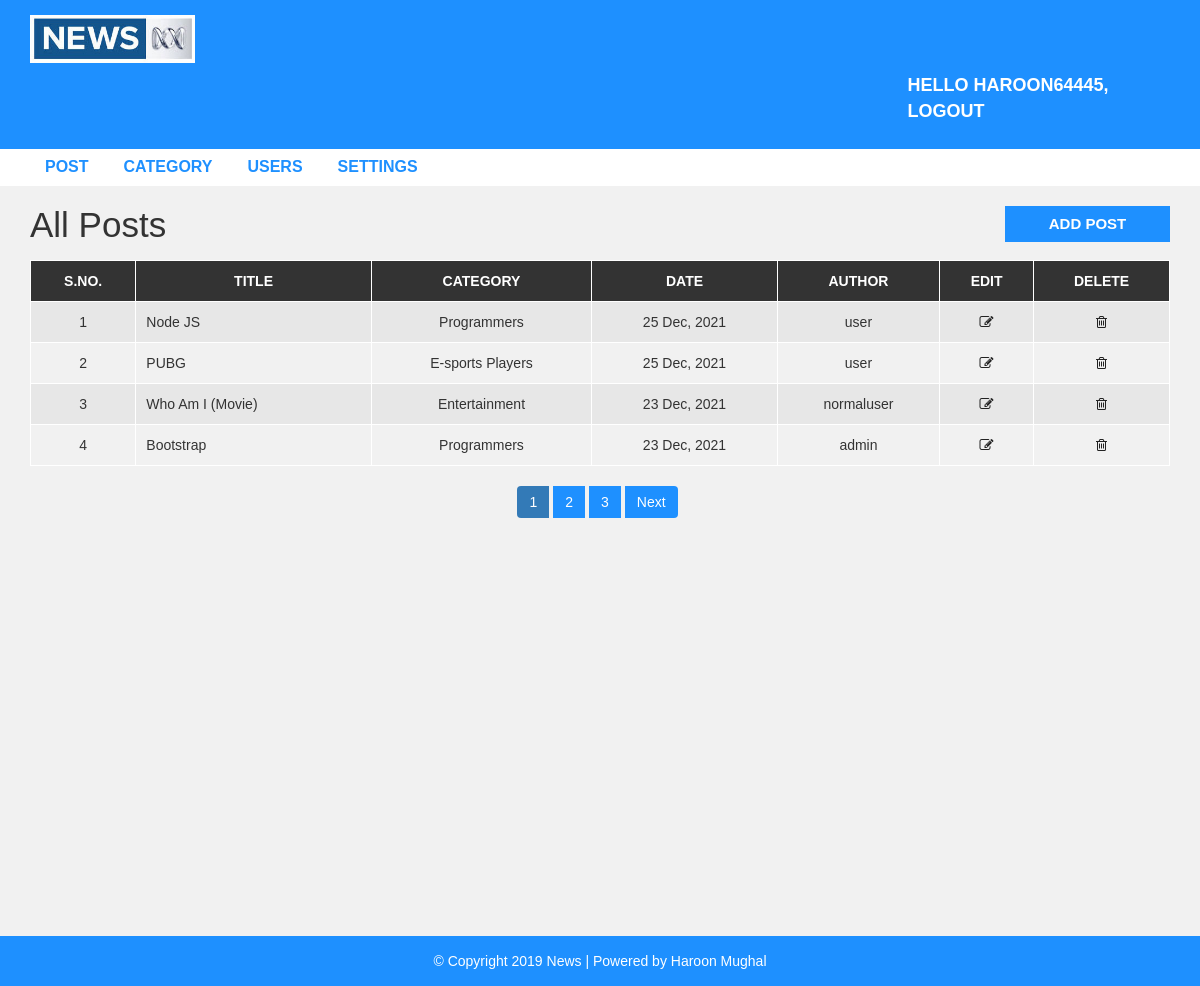
Screenshot of /admin/post.php (signed in) with the database file from the repository.
### tables this page shows
CREATE TABLE `settings` (
  `webname` varchar(60) DEFAULT NULL,
  `logo` varchar(50) DEFAULT NULL,
  `footerdesc` varchar(255) DEFAULT NULL
);

CREATE TABLE `post` (
  `post_id` int(11) NOT NULL,
  `title` varchar(100) NOT NULL,
  `description` text NOT NULL,
  `category` int(11) NOT NULL,
  `post_date` varchar(50) NOT NULL,
  `author` int(11) NOT NULL,
  `post_img` varchar(100) NOT NULL
);

CREATE TABLE `category` (
  `category_id` int(11) NOT NULL,
  `category_name` varchar(100) NOT NULL,
  `post` int(11) NOT NULL DEFAULT 0
);

CREATE TABLE `user` (
  `user_id` int(10) UNSIGNED NOT NULL,
  `first_name` varchar(30) NOT NULL,
  `last_name` varchar(30) NOT NULL,
  `username` varchar(30) DEFAULT NULL,
  `password` varchar(40) DEFAULT NULL,
  `role` int(11) NOT NULL
);

### admin/config.php (called while the page is built, shortened)
<?php
$recordsLimitPerPage = 4;
?>

### admin/post.php (the view, shortened to what this page needs)
<?php
include "header.php";
include "config.php";
if (isset($_GET['pageNo'])) {
   $currentPageNumber = $_GET['pageNo'];
} else {
   $currentPageNumber = 1;
}
$limitOffset = ($currentPageNumber - 1) * $recordsLimitPerPage;
if ($_SESSION['role'] == '1') {
   $allPostsQuery = "SELECT p.post_id, p.title, c.category_name, c.category_id, p.post_date, u.username FROM post p
                     INNER JOIN category c
                     ON p.category = c.category_id
                     INNER JOIN user u
                     ON p.author = u.user_id
                     ORDER BY post_id DESC LIMIT {$limitOffset}, {$recordsLimitPerPage}";
} else if ($_SESSION['role'] == '0') {
   $allPostsQuery = "SELECT p.post_id, p.title, c.category_name, c.category_id, p.post_date, u.username FROM post p
                     INNER JOIN category c
                     ON p.category = c.category_id
                     INNER JOIN user u
                     ON p.author = u.user_id
                     WHERE p.author = '{$_SESSION['userId']}'
                     ORDER BY post_id DESC LIMIT {$limitOffset}, {$recordsLimitPerPage}";
}
$resultAllPostsQuery = mysqli_query($connection, $allPostsQuery) or die("Query Failed: $allPostsQuery");
?>
<div id="admin-content">
   <div class="container">
      <div class="row">
         <div class="col-md-10">
            <h1 class="admin-heading">All Posts</h1>
         </div>
         <div class="col-md-2">
            <a class="add-new" href="add-post.php">add post</a>
         </div>
         <div class="col-md-12">
            <?php
            if (mysqli_num_rows($resultAllPostsQuery) > 0) {
            ?>
               <table class="content-table">
                  <thead>
                     <th>S.No.</th>
                     <th>Title</th>
                     <th>Category</th>
                     <th>Date</th>
                     <th>Author</th>
                     <th>Edit</th>
                     <th>Delete</th>
                  </thead>
                  <tbody>
                     <?php
                     while ($postRow = mysqli_fetch_assoc($resultAllPostsQuery)) {
                     ?>
                        <tr>
                           <td class='id'> <?php echo ++$limitOffset ?> </td>
                           <td> <?php echo $postRow['title'] ?> </td>
                           <td> <?php echo $postRow['category_name'] ?> </td>
                           <td> <?php echo $postRow['post_date'] ?> </td>
                           <td> <?php echo $postRow['username'] ?> </td>
                           <td class='edit'><a href='update-post.php?postIdUrl=<?php echo $postRow['post_id'] ?>'><i class='fa fa-edit'></i></a></td>
                           <td class='delete'>
                              <a href='delete-post.php?categoryIdUrl=<?php echo $postRow['category_id'] ?>&postIdUrl=<?php echo $postRow['post_id'] ?>&postUserNameUrl=<?php echo $postRow['username'] ?>'>
                                 <i class='fa fa-trash-o'></i>
                              </a>
                           </td>
                        </tr>
                     <?php
                     }
                     ?>
                  </tbody>
               </table>
            <?php
            }
            if ($_SESSION['role'] == '1') {
               $totalRecordsQuery = "SELECT * FROM post";
            } else if ($_SESSION['role'] == '0') {
               $totalRecordsQuery = "SELECT * FROM post WHERE author = '{$_SESSION['userId']}'";
            }
            $resultTotalRecordsQuery = mysqli_query($connection, $totalRecordsQuery) or die("Query Error: $totalRecordsQuery");
            $totalRecords = mysqli_num_rows($resultTotalRecordsQuery);
            if ($totalRecords > $recordsLimitPerPage) {
               $totalPages = ceil($totalRecords / $recordsLimitPerPage);
            ?>
               <ul class='pagination admin-pagination'>
               <?php
               for ($p = 1; $p <= $totalPages; $p++) {
                  if ($p == $currentPageNumber) {
                     $cssClass = "active";
                  } else {
                     $cssClass = "";
                  }
                  echo "<li class='$cssClass'><a href='post.php?pageNo=$p'> $p </a></li>";
               }
               if ($currentPageNumber < $totalPages) {
                  echo '<li><a href="post.php?pageNo=' . ($currentPageNumber + 1) . '">Next</a></li>';
               }
            }
               ?>
         </div>
      </div>
   </div>
</div>
<?php
include "footer.php";
?>

### admin/header.php (shortened to what this page needs)
<?php
include "config.php";
?>
<!DOCTYPE html>
<html lang="en">
<head>
   <link rel="stylesheet" href="../css/bootstrap.min.css" />
   <link rel="stylesheet" href="../css/font-awesome.css">
   <link rel="stylesheet" href="../css/style.css">
</head>
<body>
   <div id="header-admin">
      <div class="container">
         <div class="row">
            <?php
            $fetchSettingsQuery = "SELECT * FROM settings";
            $resultFetchSettingsQuery = mysqli_query($connection, $fetchSettingsQuery) or die("Query Failed: $fetchSettingsQuery");
            if (mysqli_num_rows($resultFetchSettingsQuery) > 0) {
               while ($setting = mysqli_fetch_assoc($resultFetchSettingsQuery)) {
            ?>
                  <div class="col-md-2">
                     <a href="post.php"><img class="logo" src="images/<?php echo $setting['logo'] ?>"></a>
                  </div>
            <?php
               }
            }
            ?>
            <div class="col-md-offset-9  col-md-3">
               <a href="logout.php" class="admin-logout">Hello <?php echo $_SESSION['userName'] ?>, logout</a>
            </div>
         </div>
      </div>
   </div>
   <div id="admin-menubar">
      <div class="container">
         <div class="row">
            <div class="col-md-12">
               <ul class="admin-menu">
                  <li>
                     <a href="post.php">Post</a>
                  </li>
                  <?php
                  if ($_SESSION['role'] == '1') {
                  ?>
                     <li>
                        <a href="category.php">Category</a>
                     </li>
                     <li>
                        <a href="users.php">Users</a>
                     </li>
                     <li>
                        <a href="settings.php">Settings</a>
                     </li>
                  <?php
                  }
                  ?>
               </ul>
            </div>
         </div>
      </div>
   </div>

### css/style.css (style rules this page uses)
body { background: #f1f1f1; font-family: sans-serif,arial,Helvetica; }
a, a:hover, a:focus { text-decoration: none; outline: none; }
ul { margin:0; padding:0; list-style:none; }
img.logo { width: 100%; height: auto; display: block; }
#header-admin { background-color: #1E90FF; padding: 15px 0; }
#header-admin .admin-logout { margin: 10px 0; color: #fff; font-size: 18px; font-weight: 600; text-transform: uppercase; display: inline-block; }
#admin-menubar { background-color: #fff; }
#admin-menubar .admin-menu { font-size: 0; }
#admin-menubar .admin-menu li { display: inline-block; margin: 0 5px 0 0; }
#admin-menubar .admin-menu li a { color: #1E90FF; font-size: 16px; font-weight: 600; text-transform: uppercase; padding: 7px 15px; display: block; transition: all 0.3s; }
#admin-content { padding: 20px 0; min-height: 750px; }
#admin-content .admin-heading { font-size: 35px; margin: 0 0 15px; }
#admin-content .add-new { color: #fff; background-color: #1E90FF; font-size: 15px; font-weight: 600; text-align: center; text-transform: uppercase; padding: 7px 10px; display: block; transition: all 0.3s; }
#admin-content .content-table { border: 1px solid #000; width: 100%; margin: 0 0 20px; }
#admin-content .content-table thead { color: #fff; background-color: #333; }
#admin-content .content-table th { padding: 10px; border: 1px solid #fff; font-weight: 600; text-align: center; text-transform: uppercase; }
#admin-content .content-table tbody { color: #333; }
#admin-content .content-table tbody tr { background-color: #e7e7e7; }
#admin-content .content-table tbody tr:nth-child(even) { background-color: transparent; }
#admin-content .content-table tbody td { padding: 10px; border: 1px solid #fff; text-align: center; }
#admin-content .content-table tbody td:nth-child(2) { text-align: left; }
#admin-content .admin-pagination { margin: 0; }
#admin-content .admin-pagination li a { display: block; }
.id, .edit, .delete { text-align:center; }
.pagination { display: block; text-align: center; margin: 0; }
.pagination li { display:inline-block; margin: 0 5px 0 0; }
.pagination li a { border: none; background: #1e90ff; color: #fff; }
i.fa { color:#222; }

### rows the page displays
settings: logo (picture)
post: title "Node JS", category.category_name "Programmers", post_date "25 Dec, 2021", user.username "user"
post: title "PUBG", category.category_name "E-sports Players", post_date "25 Dec, 2021", user.username "user"
post: title "Who Am I (Movie)", category.category_name "Entertainment", post_date "23 Dec, 2021", user.username "normaluser"
post: title "Bootstrap", category.category_name "Programmers", post_date "23 Dec, 2021", user.username "admin"

### other values shown
$_SESSION['userName'] "HAROON64445"
